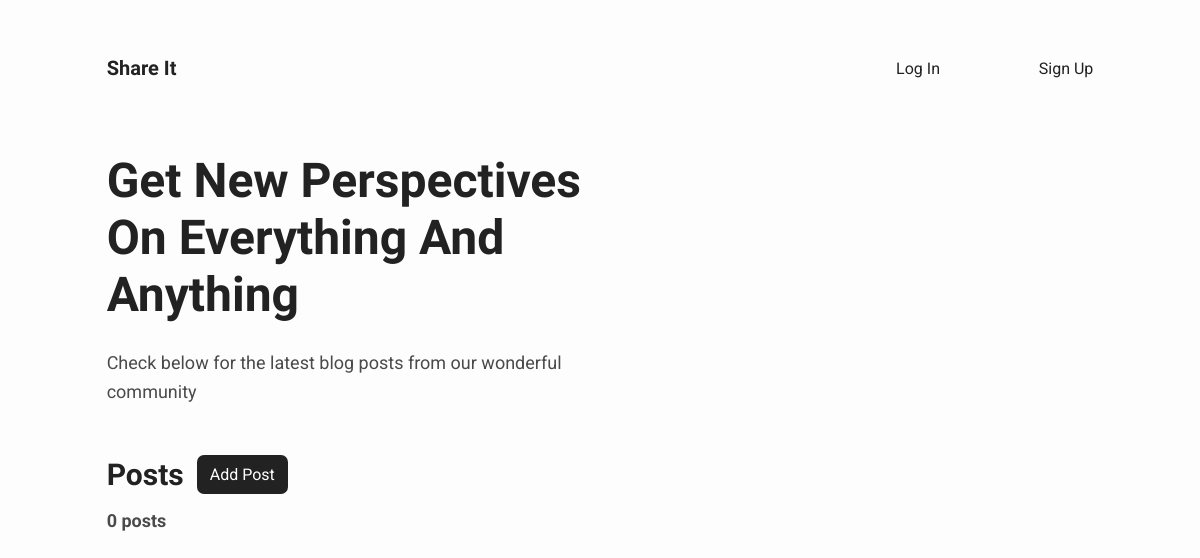
Before: / with the older database file.
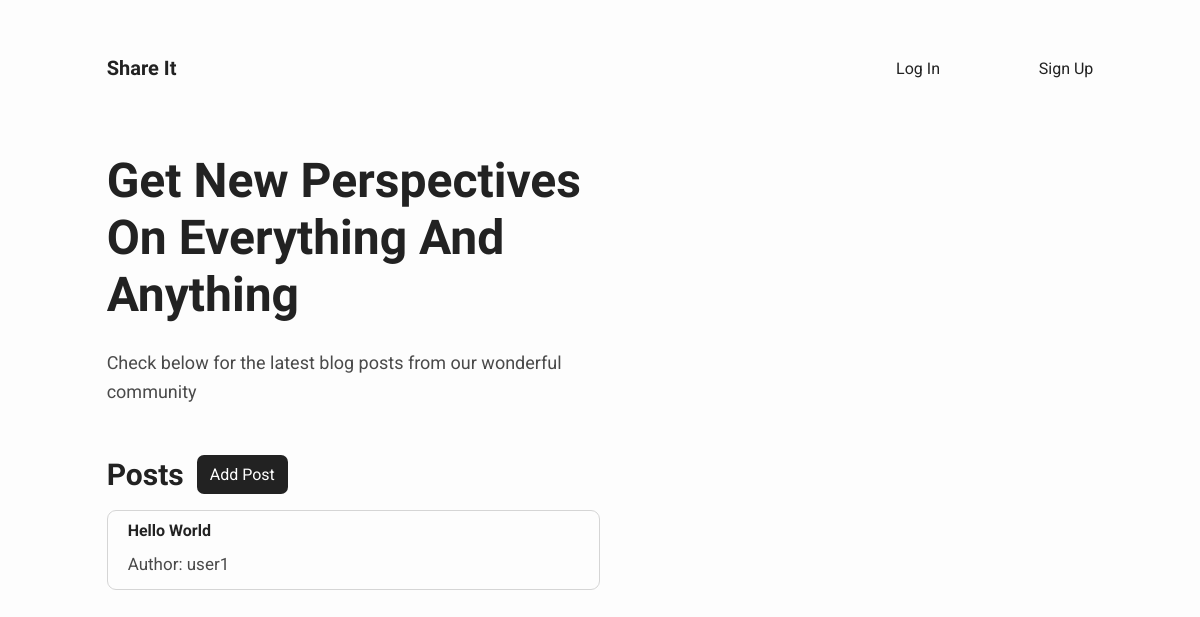
After: the same page with the newer database file.
### app/models.py (models this page shows, shortened)
class Post(db.Model):
    id = db.Column(db.Integer, primary_key=True)
    title = db.Column(db.String(64))
    body = db.Column(db.String(500))
    timestamp = db.Column(db.DateTime, index=True, default=datetime.utcnow)
    user_id = db.Column(db.Integer, db.ForeignKey('user.id'))
    comments = db.relationship('Comment', backref='post', lazy='dynamic')

class User(UserMixin, db.Model):
    id = db.Column(db.Integer, primary_key=True)
    username = db.Column(db.String(64), index=True, unique=True)
    email = db.Column(db.String(120), index=True, unique=True)
    password_hash = db.Column(db.String(128))
    posts = db.relationship('Post', backref='author', lazy='dynamic')

### app/main/routes.py (the view)
@bp.route('/')
def index():
    posts = Post.query.all()
    return render_template('index.html', posts=posts, User=User)

### app/templates/index.html
{% extends "base.html" %}
{% block content %}
    <div class="hero">
        <div class="hero-text">
            <h1>Get new perspectives on everything and anything</h1>
            <p>Check below for the latest blog posts from our wonderful community</p>
        </div>
    </div>
    <div class="posts">
        <div class="hero">
            <h1>Posts</h1>
            <a class="add-button" href="{{ url_for("main.add_post") }}">Add Post</a>
        </div>
        {% if posts %}
            {% for post in posts %}
                <div class="post">
                    <h1>{{ post.title }}</h1>
                    <h2>Author: {{ User.query.get(post.user_id).username }}</h2>
                </div>
            {% endfor %}
        {% else %}
            <h1 class="no-posts">0 posts</h1>
        {% endif %}
    </div>
{% endblock %}

### app/templates/base.html (shortened to what this page needs)
<!DOCTYPE html>
<html lang="en">
<head>
    <link rel="stylesheet" href="{{ url_for('static', filename='style.css') }}">
</head>
<body>
    <nav>
        <a class="nav-title" href="{{ url_for('main.index') }}">Share It</h1>
        {% if current_user.is_authenticated %}
        <div class="links nav-large-links">
        {% else  %}
        <div class="links nav-small-links">
        {% endif %}
            {% if current_user.is_anonymous %}
            <a href="{{ url_for('auth.login') }}">Log In</a>
            {% else %}
            <a href="{{ url_for('auth.logout') }}">Log Out</a>
            {% endif %}
            <a href="{{ url_for('auth.signup') }}">Sign Up</a>
        </div>
    </nav>
    {% block content %}{% endblock %}
</body>
</html>

### app/static/style.css (style rules this page uses)
body { font-family: 'Roboto', sans-serif; background-color: #FDFDFD; }
nav { display: grid; grid-template-columns: repeat(12, 1fr); grid-template-rows: 120px; }
nav .nav-title { font-family: 'Viga', sans-serif; color: #222; font-size: 20px; font-weight: bold; text-decoration: none; grid-column: 2; align-self: center; }
nav .links { display: flex; align-self: center; justify-content: space-between; }
.nav-small-links { grid-column: 9 / span 3; }
nav .links a { color: #222; text-decoration: none; display: flex; align-items: center; }
.hero { display: grid; grid-template-columns: repeat(12, 1fr); }
.hero-text { grid-column: 2 / span 5; }
.hero-text h1 { color: #222; font-size: 48px; margin-top: 24px; margin-bottom: 26px; font-family: 'Viga', sans-serif; text-transform: capitalize; }
.hero-text p { color: #4A4A4A; margin: 0; line-height: 1.6; font-size: 18px; }
.posts { display: grid; grid-template-columns: repeat(12, 1fr); }
.posts .hero { grid-column: 2 / span 11; }
.posts .hero .add-button { display: inline-block; align-self: center; text-decoration: none; background-color: #222; color: #FFF; padding: 10px; text-align: center; border-radius: 7px; margin-top: 33px; }
.posts .hero h1 { color: #222; font-size: 30px; margin-top: 50px; margin-bottom: 18px; font-family: 'Viga', sans-serif; text-transform: capitalize; }
.post { border: 1px solid #d5d5d5; grid-column: 2 / span 5; border-radius: 9px; padding-left: 20px; }
.post h1 { color: #222; font-size: 16px; font-weight: 700; text-transform: capitalize; }
.post h2 { font-size: 17px; color: #4A4A4A; font-weight: 400; }

Changed rows visible on the page:
added Post: title "Hello World", query.get "user1"
Other visible differences:
text no longer shown: "0 posts"
